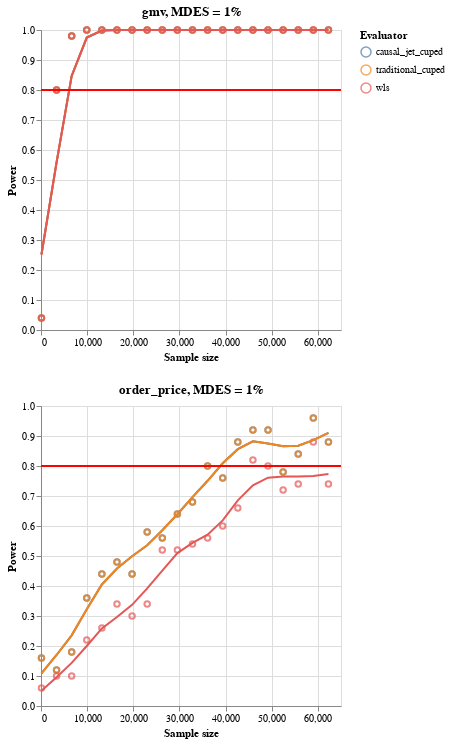

Notebook source saved alongside this figure:
### Code cell
evaluators = [traditional_cuped, causal_jet_cuped]

simulator = ro.Simulator(
    df=df,
    evaluators=evaluators,
    # preprocessors=None,
    baseline_evaluator="wls",
    id_col=UNIT_ID,
    # time_col="timeframe",
    metrics=METRICS,
    # sample_min=None,
    # sample_max=None,
    num_steps=20,
    # sample_timestamps=False,
    num_runs=50,
    # random_seed=2312,
    mdes=[0.01],
    # alpha=0.05,
)

result = simulator.run()
print(result.data.head())
result.plot()

### Figure 1 — Vega-Lite specification as saved in the notebook (floating-point values rounded to 4 significant figures)
{"config": {"view": {"continuousWidth": 300, "continuousHeight": 300}}, "vconcat": [{"layer": [{"mark": {"type": "point"}, "encoding": {"color": {"field": "evaluator", "legend": {"title": "Evaluator"}, "type": "nominal"}, "x": {"axis": {"title": "Sample size"}, "field": "sample_size", "type": "quantitative"}, "y": {"axis": {"title": "Power"}, "field": "power", "type": "quantitative"}}}, {"mark": {"type": "line"}, "encoding": {"color": {"field": "evaluator", "legend": {"title": "Evaluator"}, "type": "nominal"}, "x": {"axis": {"title": "Sample size"}, "field": "sample_size", "type": "quantitative"}, "y": {"axis": {"title": "Power"}, "field": "power", "type": "quantitative"}}, "transform": [{"loess": "power", "on": "sample_size", "groupby": ["evaluator"]}]}, {"data": {"name": "data-371319508e825ded439ddba30b188f40"}, "mark": {"type": "rule", "color": "red"}, "encoding": {"y": {"axis": {"title": ""}, "field": "a", "type": "quantitative"}}, "transform": [{"calculate": "0.8", "as": "a"}]}], "data": {"name": "data-00ea470ab3763097e14abb9e4a38c54a"}, "title": "gmv, MDES = 1%"}, {"layer": [{"mark": {"type": "point"}, "encoding": {"color": {"field": "evaluator", "legend": {"title": "Evaluator"}, "type": "nominal"}, "x": {"axis": {"title": "Sample size"}, "field": "sample_size", "type": "quantitative"}, "y": {"axis": {"title": "Power"}, "field": "power", "type": "quantitative"}}}, {"mark": {"type": "line"}, "encoding": {"color": {"field": "evaluator", "legend": {"title": "Evaluator"}, "type": "nominal"}, "x": {"axis": {"title": "Sample size"}, "field": "sample_size", "type": "quantitative"}, "y": {"axis": {"title": "Power"}, "field": "power", "type": "quantitative"}}, "transform": [{"loess": "power", "on": "sample_size", "groupby": ["evaluator"]}]}, {"data": {"name": "data-371319508e825ded439ddba30b188f40"}, "mark": {"type": "rule", "color": "red"}, "encoding": {"y": {"axis": {"title": ""}, "field": "a", "type": "quantitative"}}, "transform": [{"calculate": "0.8", "as": "a"}]}], "data": {"name": "data-70cadbe71765af93dee4a2bef960a88c"}, "title": "order_price, MDES = 1%"}], "$schema": "https://vega.github.io/schema/vega-lite/v5.15.1.json", "datasets": {"data-00ea470ab3763097e14abb9e4a38c54a": [{"metric": "gmv", "evaluator": "causal_jet_cuped", "sample_size": 100, "mdes": 0.01, "power": 0.04}, {"metric": "gmv", "evaluator": "causal_jet_cuped", "sample_size": 3373, "mdes": 0.01, "power": 0.8}, {"metric": "gmv", "evaluator": "causal_jet_cuped", "sample_size": 6645, "mdes": 0.01, "power": 0.98}, {"metric": "gmv", "evaluator": "causal_jet_cuped", "sample_size": 9918, "mdes": 0.01, "power": 1.0}, {"metric": "gmv", "evaluator": "causal_jet_cuped", "sample_size": 13190, "mdes": 0.01, "power": 1.0}, {"metric": "gmv", "evaluator": "causal_jet_cuped", "sample_size": 16463, "mdes": 0.01, "power": 1.0}, {"metric": "gmv", "evaluator": "causal_jet_cuped", "sample_size": 19735, "mdes": 0.01, "power": 1.0}, {"metric": "gmv", "evaluator": "causal_jet_cuped", "sample_size": 23008, "mdes": 0.01, "power": 1.0}, {"metric": "gmv", "evaluator": "causal_jet_cuped", "sample_size": 26281, "mdes": 0.01, "power": 1.0}, {"metric": "gmv", "evaluator": "causal_jet_cuped", "sample_size": 29553, "mdes": 0.01, "power": 1.0}, {"metric": "gmv", "evaluator": "causal_jet_cuped", "sample_size": 32826, "mdes": 0.01, "power": 1.0}, {"metric": "gmv", "evaluator": "causal_jet_cuped", "sample_size": 36098, "mdes": 0.01, "power": 1.0}, {"metric": "gmv", "evaluator": "causal_jet_cuped", "sample_size": 39371, "mdes": 0.01, "power": 1.0}, {"metric": "gmv", "evaluator": "causal_jet_cuped", "sample_size": 42644, "mdes": 0.01, "power": 1.0}, {"metric": "gmv", "evaluator": "causal_jet_cuped", "sample_size": 45916, "mdes": 0.01, "power": 1.0}, {"metric": "gmv", "evaluator": "causal_jet_cuped", "sample_size": 49189, "mdes": 0.01, "power": 1.0}, {"metric": "gmv", "evaluator": "causal_jet_cuped", "sample_size": 52461, "mdes": 0.01, "power": 1.0}, {"metric": "gmv", "evaluator": "causal_jet_cuped", "sample_size": 55734, "mdes": 0.01, "power": 1.0}, {"metric": "gmv", "evaluator": "causal_jet_cuped", "sample_size": 59006, "mdes": 0.01, "power": 1.0}, {"metric": "gmv", "evaluator": "causal_jet_cuped", "sample_size": 62279, "mdes": 0.01, "power": 1.0}, {"metric": "gmv", "evaluator": "traditional_cuped", "sample_size": 100, "mdes": 0.01, "power": 0.04}, {"metric": "gmv", "evaluator": "traditional_cuped", "sample_size": 3373, "mdes": 0.01, "power": 0.8}, {"metric": "gmv", "evaluator": "traditional_cuped", "sample_size": 6645, "mdes": 0.01, "power": 0.98}, {"metric": "gmv", "evaluator": "traditional_cuped", "sample_size": 9918, "mdes": 0.01, "power": 1.0}, {"metric": "gmv", "evaluator": "traditional_cuped", "sample_size": 13190, "mdes": 0.01, "power": 1.0}, {"metric": "gmv", "evaluator": "traditional_cuped", "sample_size": 16463, "mdes": 0.01, "power": 1.0}, {"metric": "gmv", "evaluator": "traditional_cuped", "sample_size": 19735, "mdes": 0.01, "power": 1.0}, {"metric": "gmv", "evaluator": "traditional_cuped", "sample_size": 23008, "mdes": 0.01, "power": 1.0}, {"metric": "gmv", "evaluator": "traditional_cuped", "sample_size": 26281, "mdes": 0.01, "power": 1.0}, {"metric": "gmv", "evaluator": "traditional_cuped", "sample_size": 29553, "mdes": 0.01, "power": 1.0}, {"metric": "gmv", "evaluator": "traditional_cuped", "sample_size": 32826, "mdes": 0.01, "power": 1.0}, {"metric": "gmv", "evaluator": "traditional_cuped", "sample_size": 36098, "mdes": 0.01, "power": 1.0}, {"metric": "gmv", "evaluator": "traditional_cuped", "sample_size": 39371, "mdes": 0.01, "power": 1.0}, {"metric": "gmv", "evaluator": "traditional_cuped", "sample_size": 42644, "mdes": 0.01, "power": 1.0}, {"metric": "gmv", "evaluator": "traditional_cuped", "sample_size": 45916, "mdes": 0.01, "power": 1.0}, {"metric": "gmv", "evaluator": "traditional_cuped", "sample_size": 49189, "mdes": 0.01, "power": 1.0}, {"metric": "gmv", "evaluator": "traditional_cuped", "sample_size": 52461, "mdes": 0.01, "power": 1.0}, {"metric": "gmv", "evaluator": "traditional_cuped", "sample_size": 55734, "mdes": 0.01, "power": 1.0}, {"metric": "gmv", "evaluator": "traditional_cuped", "sample_size": 59006, "mdes": 0.01, "power": 1.0}, {"metric": "gmv", "evaluator": "traditional_cuped", "sample_size": 62279, "mdes": 0.01, "power": 1.0}, {"metric": "gmv", "evaluator": "wls", "sample_size": 100, "mdes": 0.01, "power": 0.04}, {"metric": "gmv", "evaluator": "wls", "sample_size": 3373, "mdes": 0.01, "power": 0.8}, {"metric": "gmv", "evaluator": "wls", "sample_size": 6645, "mdes": 0.01, "power": 0.98}, {"metric": "gmv", "evaluator": "wls", "sample_size": 9918, "mdes": 0.01, "power": 1.0}, {"metric": "gmv", "evaluator": "wls", "sample_size": 13190, "mdes": 0.01, "power": 1.0}, {"metric": "gmv", "evaluator": "wls", "sample_size": 16463, "mdes": 0.01, "power": 1.0}, {"metric": "gmv", "evaluator": "wls", "sample_size": 19735, "mdes": 0.01, "power": 1.0}, {"metric": "gmv", "evaluator": "wls", "sample_size": 23008, "mdes": 0.01, "power": 1.0}, {"metric": "gmv", "evaluator": "wls", "sample_size": 26281, "mdes": 0.01, "power": 1.0}, {"metric": "gmv", "evaluator": "wls", "sample_size": 29553, "mdes": 0.01, "power": 1.0}, {"metric": "gmv", "evaluator": "wls", "sample_size": 32826, "mdes": 0.01, "power": 1.0}, {"metric": "gmv", "evaluator": "wls", "sample_size": 36098, "mdes": 0.01, "power": 1.0}, {"metric": "gmv", "evaluator": "wls", "sample_size": 39371, "mdes": 0.01, "power": 1.0}, {"metric": "gmv", "evaluator": "wls", "sample_size": 42644, "mdes": 0.01, "power": 1.0}, {"metric": "gmv", "evaluator": "wls", "sample_size": 45916, "mdes": 0.01, "power": 1.0}, {"metric": "gmv", "evaluator": "wls", "sample_size": 49189, "mdes": 0.01, "power": 1.0}, {"metric": "gmv", "evaluator": "wls", "sample_size": 52461, "mdes": 0.01, "power": 1.0}, {"metric": "gmv", "evaluator": "wls", "sample_size": 55734, "mdes": 0.01, "power": 1.0}, {"metric": "gmv", "evaluator": "wls", "sample_size": 59006, "mdes": 0.01, "power": 1.0}, {"metric": "gmv", "evaluator": "wls", "sample_size": 62279, "mdes": 0.01, "power": 1.0}], "data-371319508e825ded439ddba30b188f40": [{"metric": "gmv", "evaluator": "causal_jet_cuped", "sample_size": 100, "mdes": 0.01, "power": 0.04}, {"metric": "gmv", "evaluator": "causal_jet_cuped", "sample_size": 3373, "mdes": 0.01, "power": 0.8}, {"metric": "gmv", "evaluator": "causal_jet_cuped", "sample_size": 6645, "mdes": 0.01, "power": 0.98}, {"metric": "gmv", "evaluator": "causal_jet_cuped", "sample_size": 9918, "mdes": 0.01, "power": 1.0}, {"metric": "gmv", "evaluator": "causal_jet_cuped", "sample_size": 13190, "mdes": 0.01, "power": 1.0}, {"metric": "gmv", "evaluator": "causal_jet_cuped", "sample_size": 16463, "mdes": 0.01, "power": 1.0}, {"metric": "gmv", "evaluator": "causal_jet_cuped", "sample_size": 19735, "mdes": 0.01, "power": 1.0}, {"metric": "gmv", "evaluator": "causal_jet_cuped", "sample_size": 23008, "mdes": 0.01, "power": 1.0}, {"metric": "gmv", "evaluator": "causal_jet_cuped", "sample_size": 26281, "mdes": 0.01, "power": 1.0}, {"metric": "gmv", "evaluator": "causal_jet_cuped", "sample_size": 29553, "mdes": 0.01, "power": 1.0}, {"metric": "gmv", "evaluator": "causal_jet_cuped", "sample_size": 32826, "mdes": 0.01, "power": 1.0}, {"metric": "gmv", "evaluator": "causal_jet_cuped", "sample_size": 36098, "mdes": 0.01, "power": 1.0}, {"metric": "gmv", "evaluator": "causal_jet_cuped", "sample_size": 39371, "mdes": 0.01, "power": 1.0}, {"metric": "gmv", "evaluator": "causal_jet_cuped", "sample_size": 42644, "mdes": 0.01, "power": 1.0}, {"metric": "gmv", "evaluator": "causal_jet_cuped", "sample_size": 45916, "mdes": 0.01, "power": 1.0}, {"metric": "gmv", "evaluator": "causal_jet_cuped", "sample_size": 49189, "mdes": 0.01, "power": 1.0}, {"metric": "gmv", "evaluator": "causal_jet_cuped", "sample_size": 52461, "mdes": 0.01, "power": 1.0}, {"metric": "gmv", "evaluator": "causal_jet_cuped", "sample_size": 55734, "mdes": 0.01, "power": 1.0}, {"metric": "gmv", "evaluator": "causal_jet_cuped", "sample_size": 59006, "mdes": 0.01, "power": 1.0}, {"metric": "gmv", "evaluator": "causal_jet_cuped", "sample_size": 62279, "mdes": 0.01, "power": 1.0}, {"metric": "gmv", "evaluator": "traditional_cuped", "sample_size": 100, "mdes": 0.01, "power": 0.04}, {"metric": "gmv", "evaluator": "traditional_cuped", "sample_size": 3373, "mdes": 0.01, "power": 0.8}, {"metric": "gmv", "evaluator": "traditional_cuped", "sample_size": 6645, "mdes": 0.01, "power": 0.98}, {"metric": "gmv", "evaluator": "traditional_cuped", "sample_size": 9918, "mdes": 0.01, "power": 1.0}, {"metric": "gmv", "evaluator": "traditional_cuped", "sample_size": 13190, "mdes": 0.01, "power": 1.0}, {"metric": "gmv", "evaluator": "traditional_cuped", "sample_size": 16463, "mdes": 0.01, "power": 1.0}, {"metric": "gmv", "evaluator": "traditional_cuped", "sample_size": 19735, "mdes": 0.01, "power": 1.0}, {"metric": "gmv", "evaluator": "traditional_cuped", "sample_size": 23008, "mdes": 0.01, "power": 1.0}, {"metric": "gmv", "evaluator": "traditional_cuped", "sample_size": 26281, "mdes": 0.01, "power": 1.0}, {"metric": "gmv", "evaluator": "traditional_cuped", "sample_size": 29553, "mdes": 0.01, "power": 1.0}, {"metric": "gmv", "evaluator": "traditional_cuped", "sample_size": 32826, "mdes": 0.01, "power": 1.0}, {"metric": "gmv", "evaluator": "traditional_cuped", "sample_size": 36098, "mdes": 0.01, "power": 1.0}, {"metric": "gmv", "evaluator": "traditional_cuped", "sample_size": 39371, "mdes": 0.01, "power": 1.0}, {"metric": "gmv", "evaluator": "traditional_cuped", "sample_size": 42644, "mdes": 0.01, "power": 1.0}, {"metric": "gmv", "evaluator": "traditional_cuped", "sample_size": 45916, "mdes": 0.01, "power": 1.0}, {"metric": "gmv", "evaluator": "traditional_cuped", "sample_size": 49189, "mdes": 0.01, "power": 1.0}, {"metric": "gmv", "evaluator": "traditional_cuped", "sample_size": 52461, "mdes": 0.01, "power": 1.0}, {"metric": "gmv", "evaluator": "traditional_cuped", "sample_size": 55734, "mdes": 0.01, "power": 1.0}, {"metric": "gmv", "evaluator": "traditional_cuped", "sample_size": 59006, "mdes": 0.01, "power": 1.0}, {"metric": "gmv", "evaluator": "traditional_cuped", "sample_size": 62279, "mdes": 0.01, "power": 1.0}, {"metric": "gmv", "evaluator": "wls", "sample_size": 100, "mdes": 0.01, "power": 0.04}, {"metric": "gmv", "evaluator": "wls", "sample_size": 3373, "mdes": 0.01, "power": 0.8}, {"metric": "gmv", "evaluator": "wls", "sample_size": 6645, "mdes": 0.01, "power": 0.98}, {"metric": "gmv", "evaluator": "wls", "sample_size": 9918, "mdes": 0.01, "power": 1.0}, {"metric": "gmv", "evaluator": "wls", "sample_size": 13190, "mdes": 0.01, "power": 1.0}, {"metric": "gmv", "evaluator": "wls", "sample_size": 16463, "mdes": 0.01, "power": 1.0}, {"metric": "gmv", "evaluator": "wls", "sample_size": 19735, "mdes": 0.01, "power": 1.0}, {"metric": "gmv", "evaluator": "wls", "sample_size": 23008, "mdes": 0.01, "power": 1.0}, {"metric": "gmv", "evaluator": "wls", "sample_size": 26281, "mdes": 0.01, "power": 1.0}, {"metric": "gmv", "evaluator": "wls", "sample_size": 29553, "mdes": 0.01, "power": 1.0}, {"metric": "gmv", "evaluator": "wls", "sample_size": 32826, "mdes": 0.01, "power": 1.0}, {"metric": "gmv", "evaluator": "wls", "sample_size": 36098, "mdes": 0.01, "power": 1.0}, {"metric": "gmv", "evaluator": "wls", "sample_size": 39371, "mdes": 0.01, "power": 1.0}, {"metric": "gmv", "evaluator": "wls", "sample_size": 42644, "mdes": 0.01, "power": 1.0}, {"metric": "gmv", "evaluator": "wls", "sample_size": 45916, "mdes": 0.01, "power": 1.0}, {"metric": "gmv", "evaluator": "wls", "sample_size": 49189, "mdes": 0.01, "power": 1.0}, {"metric": "gmv", "evaluator": "wls", "sample_size": 52461, "mdes": 0.01, "power": 1.0}, {"metric": "gmv", "evaluator": "wls", "sample_size": 55734, "mdes": 0.01, "power": 1.0}, {"metric": "gmv", "evaluator": "wls", "sample_size": 59006, "mdes": 0.01, "power": 1.0}, {"metric": "gmv", "evaluator": "wls", "sample_size": 62279, "mdes": 0.01, "power": 1.0}, {"metric": "order_price", "evaluator": "causal_jet_cuped", "sample_size": 100, "mdes": 0.01, "power": 0.16}, {"metric": "order_price", "evaluator": "causal_jet_cuped", "sample_size": 3373, "mdes": 0.01, "power": 0.12}, {"metric": "order_price", "evaluator": "causal_jet_cuped", "sample_size": 6645, "mdes": 0.01, "power": 0.18}, {"metric": "order_price", "evaluator": "causal_jet_cuped", "sample_size": 9918, "mdes": 0.01, "power": 0.36}, {"metric": "order_price", "evaluator": "causal_jet_cuped", "sample_size": 13190, "mdes": 0.01, "power": 0.44}, {"metric": "order_price", "evaluator": "causal_jet_cuped", "sample_size": 16463, "mdes": 0.01, "power": 0.48}, {"metric": "order_price", "evaluator": "causal_jet_cuped", "sample_size": 19735, "mdes": 0.01, "power": 0.44}, {"metric": "order_price", "evaluator": "causal_jet_cuped", "sample_size": 23008, "mdes": 0.01, "power": 0.58}, {"metric": "order_price", "evaluator": "causal_jet_cuped", "sample_size": 26281, "mdes": 0.01, "power": 0.56}, {"metric": "order_price", "evaluator": "causal_jet_cuped", "sample_size": 29553, "mdes": 0.01, "power": 0.64}, {"metric": "order_price", "evaluator": "causal_jet_cuped", "sample_size": 32826, "mdes": 0.01, "power": 0.68}, {"metric": "order_price", "evaluator": "causal_jet_cuped", "sample_size": 36098, "mdes": 0.01, "power": 0.8}, {"metric": "order_price", "evaluator": "causal_jet_cuped", "sample_size": 39371, "mdes": 0.01, "power": 0.76}, {"metric": "order_price", "evaluator": "causal_jet_cuped", "sample_size": 42644, "mdes": 0.01, "power": 0.88}, {"metric": "order_price", "evaluator": "causal_jet_cuped", "sample_size": 45916, "mdes": 0.01, "power": 0.92}, {"metric": "order_price", "evaluator": "causal_jet_cuped", "sample_size": 49189, "mdes": 0.01, "power": 0.92}, {"metric": "order_price", "evaluator": "causal_jet_cuped", "sample_size": 52461, "mdes": 0.01, "power": 0.78}, {"metric": "order_price", "evaluator": "causal_jet_cuped", "sample_size": 55734, "mdes": 0.01, "power": 0.84}, {"metric": "order_price", "evaluator": "causal_jet_cuped", "sample_size": 59006, "mdes": 0.01, "power": 0.96}, {"metric": "order_price", "evaluator": "causal_jet_cuped", "sample_size": 62279, "mdes": 0.01, "power": 0.88}, {"metric": "order_price", "evaluator": "traditional_cuped", "sample_size": 100, "mdes": 0.01, "power": 0.16}, {"metric": "order_price", "evaluator": "traditional_cuped", "sample_size": 3373, "mdes": 0.01, "power": 0.12}, {"metric": "order_price", "evaluator": "traditional_cuped", "sample_size": 6645, "mdes": 0.01, "power": 0.18}, {"metric": "order_price", "evaluator": "traditional_cuped", "sample_size": 9918, "mdes": 0.01, "power": 0.36}, {"metric": "order_price", "evaluator": "traditional_cuped", "sample_size": 13190, "mdes": 0.01, "power": 0.44}, {"metric": "order_price", "evaluator": "traditional_cuped", "sample_size": 16463, "mdes": 0.01, "power": 0.48}, {"metric": "order_price", "evaluator": "traditional_cuped", "sample_size": 19735, "mdes": 0.01, "power": 0.44}, {"metric": "order_price", "evaluator": "traditional_cuped", "sample_size": 23008, "mdes": 0.01, "power": 0.58}, {"metric": "order_price", "evaluator": "traditional_cuped", "sample_size": 26281, "mdes": 0.01, "power": 0.56}, {"metric": "order_price", "evaluator": "traditional_cuped", "sample_size": 29553, "mdes": 0.01, "power": 0.64}, {"metric": "order_price", "evaluator": "traditional_cuped", "sample_size": 32826, "mdes": 0.01, "power": 0.68}, {"metric": "order_price", "evaluator": "traditional_cuped", "sample_size": 36098, "mdes": 0.01, "power": 0.8}, {"metric": "order_price", "evaluator": "traditional_cuped", "sample_size": 39371, "mdes": 0.01, "power": 0.76}, {"metric": "order_price", "evaluator": "traditional_cuped", "sample_size": 42644, "mdes": 0.01, "power": 0.88}, {"metric": "order_price", "evaluator": "traditional_cuped", "sample_size": 45916, "mdes": 0.01, "power": 0.92}, {"metric": "order_price", "evaluator": "traditional_cuped", "sample_size": 49189, "mdes": 0.01, "power": 0.92}, {"metric": "order_price", "evaluator": "traditional_cuped", "sample_size": 52461, "mdes": 0.01, "power": 0.78}, {"metric": "order_price", "evaluator": "traditional_cuped", "sample_size": 55734, "mdes": 0.01, "power": 0.84}, {"metric": "order_price", "evaluator": "traditional_cuped", "sample_size": 59006, "mdes": 0.01, "power": 0.96}, {"metric": "order_price", "evaluator": "traditional_cuped", "sample_size": 62279, "mdes": 0.01, "power": 0.88}, {"metric": "order_price", "evaluator": "wls", "sample_size": 100, "mdes": 0.01, "power": 0.06}, {"metric": "order_price", "evaluator": "wls", "sample_size": 3373, "mdes": 0.01, "power": 0.1}, {"metric": "order_price", "evaluator": "wls", "sample_size": 6645, "mdes": 0.01, "power": 0.1}, {"metric": "order_price", "evaluator": "wls", "sample_size": 9918, "mdes": 0.01, "power": 0.22}, {"metric": "order_price", "evaluator": "wls", "sample_size": 13190, "mdes": 0.01, "power": 0.26}, {"metric": "order_price", "evaluator": "wls", "sample_size": 16463, "mdes": 0.01, "power": 0.34}, {"metric": "order_price", "evaluator": "wls", "sample_size": 19735, "mdes": 0.01, "power": 0.3}, {"metric": "order_price", "evaluator": "wls", "sample_size": 23008, "mdes": 0.01, "power": 0.34}, {"metric": "order_price", "evaluator": "wls", "sample_size": 26281, "mdes": 0.01, "power": 0.52}, {"metric": "order_price", "evaluator": "wls", "sample_size": 29553, "mdes": 0.01, "power": 0.52}, {"metric": "order_price", "evaluator": "wls", "sample_size": 32826, "mdes": 0.01, "power": 0.54}, {"metric": "order_price", "evaluator": "wls", "sample_size": 36098, "mdes": 0.01, "power": 0.56}, {"metric": "order_price", "evaluator": "wls", "sample_size": 39371, "mdes": 0.01, "power": 0.6}, {"metric": "order_price", "evaluator": "wls", "sample_size": 42644, "mdes": 0.01, "power": 0.66}, {"metric": "order_price", "evaluator": "wls", "sample_size": 45916, "mdes": 0.01, "power": 0.82}, {"metric": "order_price", "evaluator": "wls", "sample_size": 49189, "mdes": 0.01, "power": 0.8}, {"metric": "order_price", "evaluator": "wls", "sample_size": 52461, "mdes": 0.01, "power": 0.72}, {"metric": "order_price", "evaluator": "wls", "sample_size": 55734, "mdes": 0.01, "power": 0.74}, {"metric": "order_price", "evaluator": "wls", "sample_size": 59006, "mdes": 0.01, "power": 0.88}, {"metric": "order_price", "evaluator": "wls", "sample_size": 62279, "mdes": 0.01, "power": 0.74}], "data-70cadbe71765af93dee4a2bef960a88c": [{"metric": "order_price", "evaluator": "causal_jet_cuped", "sample_size": 100, "mdes": 0.01, "power": 0.16}, {"metric": "order_price", "evaluator": "causal_jet_cuped", "sample_size": 3373, "mdes": 0.01, "power": 0.12}, {"metric": "order_price", "evaluator": "causal_jet_cuped", "sample_size": 6645, "mdes": 0.01, "power": 0.18}, {"metric": "order_price", "evaluator": "causal_jet_cuped", "sample_size": 9918, "mdes": 0.01, "power": 0.36}, {"metric": "order_price", "evaluator": "causal_jet_cuped", "sample_size": 13190, "mdes": 0.01, "power": 0.44}, {"metric": "order_price", "evaluator": "causal_jet_cuped", "sample_size": 16463, "mdes": 0.01, "power": 0.48}, {"metric": "order_price", "evaluator": "causal_jet_cuped", "sample_size": 19735, "mdes": 0.01, "power": 0.44}, {"metric": "order_price", "evaluator": "causal_jet_cuped", "sample_size": 23008, "mdes": 0.01, "power": 0.58}, {"metric": "order_price", "evaluator": "causal_jet_cuped", "sample_size": 26281, "mdes": 0.01, "power": 0.56}, {"metric": "order_price", "evaluator": "causal_jet_cuped", "sample_size": 29553, "mdes": 0.01, "power": 0.64}, {"metric": "order_price", "evaluator": "causal_jet_cuped", "sample_size": 32826, "mdes": 0.01, "power": 0.68}, {"metric": "order_price", "evaluator": "causal_jet_cuped", "sample_size": 36098, "mdes": 0.01, "power": 0.8}, {"metric": "order_price", "evaluator": "causal_jet_cuped", "sample_size": 39371, "mdes": 0.01, "power": 0.76}, {"metric": "order_price", "evaluator": "causal_jet_cuped", "sample_size": 42644, "mdes": 0.01, "power": 0.88}, {"metric": "order_price", "evaluator": "causal_jet_cuped", "sample_size": 45916, "mdes": 0.01, "power": 0.92}, {"metric": "order_price", "evaluator": "causal_jet_cuped", "sample_size": 49189, "mdes": 0.01, "power": 0.92}, {"metric": "order_price", "evaluator": "causal_jet_cuped", "sample_size": 52461, "mdes": 0.01, "power": 0.78}, {"metric": "order_price", "evaluator": "causal_jet_cuped", "sample_size": 55734, "mdes": 0.01, "power": 0.84}, {"metric": "order_price", "evaluator": "causal_jet_cuped", "sample_size": 59006, "mdes": 0.01, "power": 0.96}, {"metric": "order_price", "evaluator": "causal_jet_cuped", "sample_size": 62279, "mdes": 0.01, "power": 0.88}, {"metric": "order_price", "evaluator": "traditional_cuped", "sample_size": 100, "mdes": 0.01, "power": 0.16}, {"metric": "order_price", "evaluator": "traditional_cuped", "sample_size": 3373, "mdes": 0.01, "power": 0.12}, {"metric": "order_price", "evaluator": "traditional_cuped", "sample_size": 6645, "mdes": 0.01, "power": 0.18}, {"metric": "order_price", "evaluator": "traditional_cuped", "sample_size": 9918, "mdes": 0.01, "power": 0.36}, {"metric": "order_price", "evaluator": "traditional_cuped", "sample_size": 13190, "mdes": 0.01, "power": 0.44}, {"metric": "order_price", "evaluator": "traditional_cuped", "sample_size": 16463, "mdes": 0.01, "power": 0.48}, {"metric": "order_price", "evaluator": "traditional_cuped", "sample_size": 19735, "mdes": 0.01, "power": 0.44}, {"metric": "order_price", "evaluator": "traditional_cuped", "sample_size": 23008, "mdes": 0.01, "power": 0.58}, {"metric": "order_price", "evaluator": "traditional_cuped", "sample_size": 26281, "mdes": 0.01, "power": 0.56}, {"metric": "order_price", "evaluator": "traditional_cuped", "sample_size": 29553, "mdes": 0.01, "power": 0.64}, {"metric": "order_price", "evaluator": "traditional_cuped", "sample_size": 32826, "mdes": 0.01, "power": 0.68}, {"metric": "order_price", "evaluator": "traditional_cuped", "sample_size": 36098, "mdes": 0.01, "power": 0.8}, {"metric": "order_price", "evaluator": "traditional_cuped", "sample_size": 39371, "mdes": 0.01, "power": 0.76}, {"metric": "order_price", "evaluator": "traditional_cuped", "sample_size": 42644, "mdes": 0.01, "power": 0.88}, {"metric": "order_price", "evaluator": "traditional_cuped", "sample_size": 45916, "mdes": 0.01, "power": 0.92}, {"metric": "order_price", "evaluator": "traditional_cuped", "sample_size": 49189, "mdes": 0.01, "power": 0.92}, {"metric": "order_price", "evaluator": "traditional_cuped", "sample_size": 52461, "mdes": 0.01, "power": 0.78}, {"metric": "order_price", "evaluator": "traditional_cuped", "sample_size": 55734, "mdes": 0.01, "power": 0.84}, {"metric": "order_price", "evaluator": "traditional_cuped", "sample_size": 59006, "mdes": 0.01, "power": 0.96}, {"metric": "order_price", "evaluator": "traditional_cuped", "sample_size": 62279, "mdes": 0.01, "power": 0.88}, {"metric": "order_price", "evaluator": "wls", "sample_size": 100, "mdes": 0.01, "power": 0.06}, {"metric": "order_price", "evaluator": "wls", "sample_size": 3373, "mdes": 0.01, "power": 0.1}, {"metric": "order_price", "evaluator": "wls", "sample_size": 6645, "mdes": 0.01, "power": 0.1}, {"metric": "order_price", "evaluator": "wls", "sample_size": 9918, "mdes": 0.01, "power": 0.22}, {"metric": "order_price", "evaluator": "wls", "sample_size": 13190, "mdes": 0.01, "power": 0.26}, {"metric": "order_price", "evaluator": "wls", "sample_size": 16463, "mdes": 0.01, "power": 0.34}, {"metric": "order_price", "evaluator": "wls", "sample_size": 19735, "mdes": 0.01, "power": 0.3}, {"metric": "order_price", "evaluator": "wls", "sample_size": 23008, "mdes": 0.01, "power": 0.34}, {"metric": "order_price", "evaluator": "wls", "sample_size": 26281, "mdes": 0.01, "power": 0.52}, {"metric": "order_price", "evaluator": "wls", "sample_size": 29553, "mdes": 0.01, "power": 0.52}, {"metric": "order_price", "evaluator": "wls", "sample_size": 32826, "mdes": 0.01, "power": 0.54}, {"metric": "order_price", "evaluator": "wls", "sample_size": 36098, "mdes": 0.01, "power": 0.56}, {"metric": "order_price", "evaluator": "wls", "sample_size": 39371, "mdes": 0.01, "power": 0.6}, {"metric": "order_price", "evaluator": "wls", "sample_size": 42644, "mdes": 0.01, "power": 0.66}, {"metric": "order_price", "evaluator": "wls", "sample_size": 45916, "mdes": 0.01, "power": 0.82}, {"metric": "order_price", "evaluator": "wls", "sample_size": 49189, "mdes": 0.01, "power": 0.8}, {"metric": "order_price", "evaluator": "wls", "sample_size": 52461, "mdes": 0.01, "power": 0.72}, {"metric": "order_price", "evaluator": "wls", "sample_size": 55734, "mdes": 0.01, "power": 0.74}, {"metric": "order_price", "evaluator": "wls", "sample_size": 59006, "mdes": 0.01, "power": 0.88}, {"metric": "order_price", "evaluator": "wls", "sample_size": 62279, "mdes": 0.01, "power": 0.74}]}}
